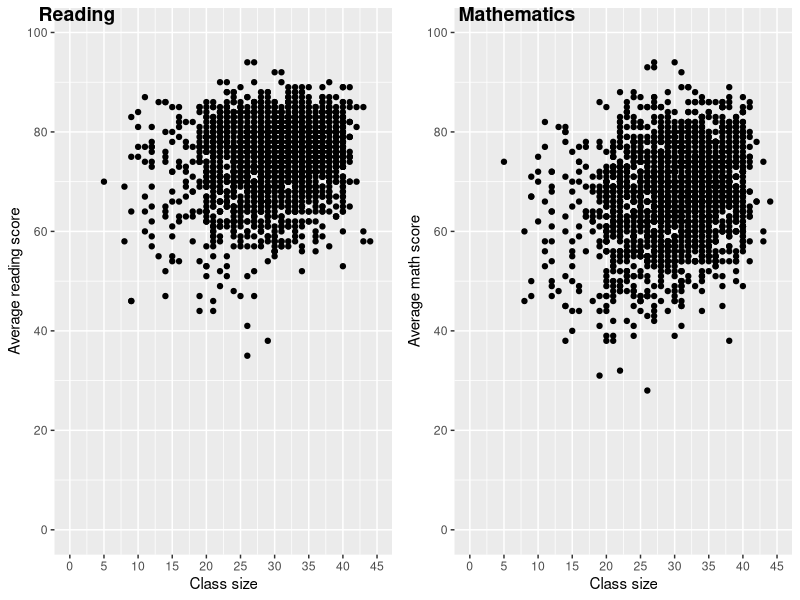

The R source for this figure:
## ---- chunk 1
knitr::opts_chunk$set(echo = TRUE)
## ---- chunk 2
# your path will look different than mine
grades <- read.csv("../../data_for_tasks/grade5_isl.csv")
## ---- chunk 3
nrow(grades)
## ---- chunk 4
names(grades)
## ---- chunk 5
library(skimr)
library(tidyverse)

grades %>%
    select(classize, avgmath, avgverb) %>%
    skim()
## ---- chunk 6
library(cowplot)

scatter_verb <- grades %>%
    ggplot() +
    aes(x = classize, y = avgverb) +
    geom_point() +
    scale_x_continuous(limits = c(0, 45), breaks = seq(0,45,5)) +
    scale_y_continuous(limits = c(0, 100), breaks = seq(0, 100, 20)) +
    labs(x = "Class size",
         y = "Average reading score")
scatter_math <- grades %>%
    ggplot() +
    aes(x = classize, y = avgmath) +
    geom_point() +
    scale_x_continuous(limits = c(0, 45), breaks = seq(0,45,5)) +
    scale_y_continuous(limits = c(0, 100), breaks = seq(0, 100, 20)) +
    labs(x = "Class size",
         y = "Average math score")
plot_grid(scatter_verb, scatter_math, labels = c("Reading", "Mathematics"))
## ---- chunk 7
grades %>%
    summarise(cor_verb = cor(classize, avgverb),
             cor_math = cor(classize, avgmath))
## ---- chunk 8
grades_avg_cs <- grades %>%
  group_by(classize) %>%
  summarise(avgmath_cs = mean(avgmath),
            avgverb_cs = mean(avgverb))
## ---- chunk 9
cov_x_y = grades_avg_cs %>%
    summarise(cov(classize, avgmath_cs))
var_x = var(grades_avg_cs$classize)
b_1 = cov_x_y / var_x
b_1

y_bar = mean(grades_avg_cs$avgmath_cs)
x_bar = mean(grades_avg_cs$classize)
b_0 = y_bar - b_1 * x_bar
b_0
## ---- chunk 10
lm(avgverb_cs ~ classize, grades_avg_cs)
## ---- chunk 11
math_reg <- lm(avgmath_cs ~ classize, grades_avg_cs)
## ---- chunk 12
summary(math_reg)
## ---- chunk 13
grades_avg_cs %>%
  summarise(cor_sq = cor(classize, avgmath_cs)^2)
## ---- chunk 14
library(broom)

math_reg_aug <- augment(math_reg)
SST = var(grades_avg_cs$avgmath_cs)
SSE = var(math_reg_aug$.fitted)
SSE/SST
## ---- chunk 15
verb_reg <- lm(avgverb_cs ~ classize, grades_avg_cs)
summary(verb_reg)
